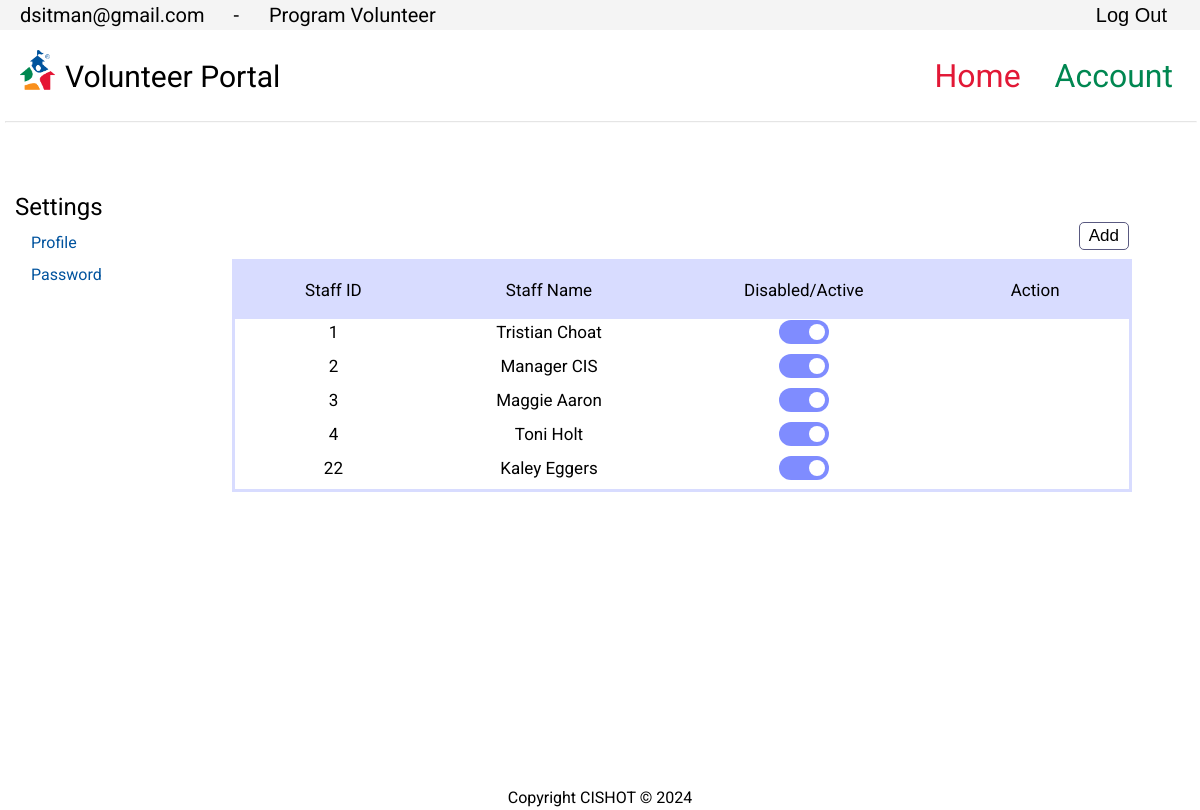
The app's page /Staff.php (signed in) with its own data.
### tables this page shows
CREATE TABLE `staff_login` (
  `staff_Login_ID` int(255) NOT NULL,
  `staff_email` varchar(255) NOT NULL,
  `staff_password` varchar(255) NOT NULL,
  `user_role` int(5) DEFAULT NULL,
  `staff_ID` int(255) DEFAULT NULL,
  `on_off` tinyint(1) NOT NULL DEFAULT 0
);

CREATE TABLE `staff_name` (
  `staff_ID` int(11) NOT NULL,
  `first_name` text DEFAULT NULL,
  `last_name` text DEFAULT NULL,
  `email_address` text DEFAULT NULL,
  `phone_number` text DEFAULT NULL,
  `date_of_birth` date DEFAULT NULL,
  `street` text DEFAULT NULL,
  `state_address` text DEFAULT NULL,
  `zip` int(6) DEFAULT NULL,
  `county` text DEFAULT NULL,
  `city` text DEFAULT NULL
);

### Staff.php (the view, shortened to what this page needs)
<!DOCTYPE html>
<?php
	require_once('database.php');
	$queryStaff = 'SELECT *
					FROM staff_name
					INNER JOIN staff_login ON staff_login.staff_ID = staff_name.staff_ID';
	$statementStaff = $db->prepare($queryStaff);
	$statementStaff->execute();
	$StaffMulti = $statementStaff->fetchAll();
?>
<html>
	<head>
		<link rel="stylesheet" href="css_reset.css">
		<link rel="stylesheet" href="header_template.css">
		<link rel="stylesheet" href="staff_template.css">
		<link rel="stylesheet" href="footer_template.css">
	</head>
	<body>
		<div class='Notice'>
			<a class='usertag'><?php echo $_SESSION["user"];?></a>
			<a class='dashbetween'> - </a>
			<a class='roletag'><?php echo $_SESSION["user_level"];?><a>
			<form class ="logOut" action="" method="POST"><input type="submit" value="Log Out" name='logOutbutton'></form>
		</div>
		<div id="wrapper">
			<header>
				<div class="header">
					<img src="images/CIS Side Icon.png">
					<h1>Volunteer Portal</h1>
				</div>
			</header>
			<nav>
				<?php if (isset($_SESSION["is_administator"]) || isset($_SESSION["is_moderator"]) || isset($_SESSION["is_user"])){?>
				<a class='Home' href="Home.php">Home</a>
				<?php }; ?>
				<?php if (isset($_SESSION["is_administator"]) || isset($_SESSION["is_moderator"]) || isset($_SESSION["is_user"])) {?>
				<a class='Account' href="Account.php">Account</a>
				<?php }; ?>
			</nav>
			<main>
			<div class='dashboard'>
			<hr></hr><br>
			<div class='subNav'>
					<div class='Settings'><br>
						<a class='SubNavTitle'>Settings</a><br><br>
						&emsp;<a class='linkPage' href='Profile.php'>Profile</a><br><br>
						&emsp;<a class='linkPage' href='Password.php'>Password</a><br><br>
					</div>
				</div>
				<div class='WebGut'>
					<div class='CreateStaffSect'>
					<form class ="addStaffButton" action="AddStaff.php" method="POST" id='mainForm'><input type="submit" value="Add" name='addStaff'></form>
					<div class='Scroll'>
					<table class ='staff_list'>
							<thead>
								<tr>
									<th>Staff ID</th>
									<th>Staff Name</th>
									<th>Disabled/Active</th>
									<th>Action</th>
								</tr>
							</thead>
							<?php foreach ($StaffMulti as $StaffSingle): ?>
							<?php
							$grabIDStaff = $StaffSingle['staff_ID'];
							$queryFilter = 'SELECT delete_fact
											FROM deleted_staff
											WHERE staff_ID = :grabIDStaff;';
							$statementFilter = $db->prepare($queryFilter);
							$statementFilter->bindValue(':grabIDStaff', $grabIDStaff);
							$statementFilter->execute();
							$checkQuery = $statementFilter->fetch();
							?>
							<?php if ($checkQuery['delete_fact'] == FALSE){
							?>
							<tbody>
								<td><?php echo $StaffSingle['staff_ID'];?></td>
								<td><?php echo $StaffSingle['first_name']; echo " "; echo $StaffSingle['last_name'];?></td>
								<td>
									<form action="" method="post">
										<label class="switch">
											<span class="slider round"></span>
										</label>
									</form>
								</td>
								<td><?php if (isset($_SESSION["is_administator"])){?>
											<form class ="resetStaffPWButton" action="ResetStaffPW.php" method="POST">
											<input type='hidden' name='staffIDReset' value='<?php echo $StaffSingle['staff_ID'];?>'>
											<input type='submit' value='Reset' name='resetStaff'>
											</form>
								<?php }; ?>
								<?php if (isset($_SESSION["is_administator"])){?>
											<form class ="deleteStaffButton" action="DeleteStaff.php" method="POST">
											<input type='hidden' name='staffIDDelete' value='<?php echo $StaffSingle['staff_ID'];?>'>
											<input type='submit' value='Delete' name='deleteStaff'>
											</form>
								<?php }; ?></td>
							</tbody>
							<?php }; ?>
							<?php endforeach;?>
						</table>
						</div>
					</div>
				</div>
		</main>
		</div>
	</body>
	<footer>
		<p>Copyright CISHOT &copy; <?php echo date('Y');?></p>
	</footer>
</html>

### header_template.css (style rules this page uses)
html { width: auto; height: auto; }
header { width: auto; max-width: 100px; height: fit-content; position: relative; left: 10px; top: 20px; }
.header img { margin-top: auto; margin-bottom: auto; position: relative; max-width: 35px; max-height: auto; float: left; padding-left: 10px; padding-right: 10px; }
.header h1 { width:300px; height:auto; position: relative; right: 0px; top: 10px; font-size: 30px; padding-top: 2px; padding-left: 50px; }
body { background-color: white; height: 100%; width: auto; font-family: "Roboto", sans-serif; }
#wrapper { width: auto; height: 100%; margin-left: auto; margin-right: auto; margin-bottom: 20px; }
nav { position: absolute; top:60px; right: 1%; width: auto; height: auto; }
.Home { color: #E21836; text-decoration: none; background-color: white; padding-top: 26px; padding-bottom: 25px; padding-left: 15px; padding-right: 15px; height: auto; width: auto; font-size: xx-large; }
.Account { color: #008751; background-color: white; text-decoration: none; padding-top: 26px; padding-bottom: 25px; padding-left: 15px; padding-right: 15px; height: auto; width: auto; font-size: xx-large; }
main { width: 100%; height: auto; position: relative; top: 49px; margin-left: auto; }
.Notice { background-color: rgb(244, 244, 244); color: Black; width: auto; height: auto; position: relative; top: 0px; margin: auto; overflow: hidden; padding-right: 9px; padding-top: 5px; padding-bottom: 5px; z-index: 1; text-align: left; }
.dashbetween { font-size: 20px; padding: 5px; padding-left: 20px; width: auto; height: auto; margin: auto; }
.usertag { font-size: 20px; padding: 5px; padding-left: 20px; width: auto; height: auto; margin: auto; }
.roletag { font-size: 20px; padding: 5px; padding-left: 20px; width: auto; height: auto; margin: auto; }
.logOut { font-size: 20px; padding: 5px; width: auto; height: auto; margin: auto; position: absolute; top: -2px; right: 22px; float: right; background-color: Transparent; border: none; cursor:pointer; overflow: hidden; }
.logOut input[type=submit] { font-size: 20px; background-color: Transparent; border: none; cursor:pointer; overflow: hidden; }

### footer_template.css (style rules this page uses)
footer { text-align: center; margin: auto; text-wrap: nowrap; width: auto; top: 250px; padding-top: 100px; height: 20px; }

### records on screen
staff_login: staff_ID "1", staff_ID.first_name "Tristian", staff_ID.last_name "Choat"
staff_login: staff_ID "2", staff_ID.first_name "Manager", staff_ID.last_name "CIS"
staff_login: staff_ID "3", staff_ID.first_name "Maggie", staff_ID.last_name "Aaron"
staff_login: staff_ID "4", staff_ID.first_name "Toni", staff_ID.last_name "Holt"
staff_login: staff_ID "22", staff_ID.first_name "Kaley", staff_ID.last_name "Eggers"

### other values on screen
$_SESSION["user"] "dsitman@gmail.com"
$_SESSION["user_level"] "Program Volunteer"
